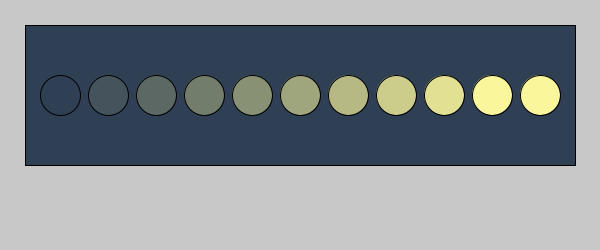
Frame 1 (no input)
Frame 60 (the mouse pressed at the canvas centre just before this capture): identical to frame 1, image omitted
Frame 120 (the mouse held since frame 60 and released just before this capture): identical to frame 1, image omitted

The Processing sketch that drew this single still picture (run headless with seeded random() and noise(); from frame 60 on, the mouse is pressed at the canvas centre):

// Processing sketch: row5
// ── row5.pde
void setup() {
   size(600, 250);
}

void draw() {
   background(200);
   fill(47, 64, 84);
   rect(25, 25, 550, 140);
   
   for (int eCount = 0; eCount<11; eCount++) {
      int xValue = 60 + (eCount * 48);
      float myAlpha = map(eCount, 0, 9, 0, 255);
      fill(249, 246, 155, myAlpha);
      ellipse(xValue, 95, 40, 40);
   }
}
